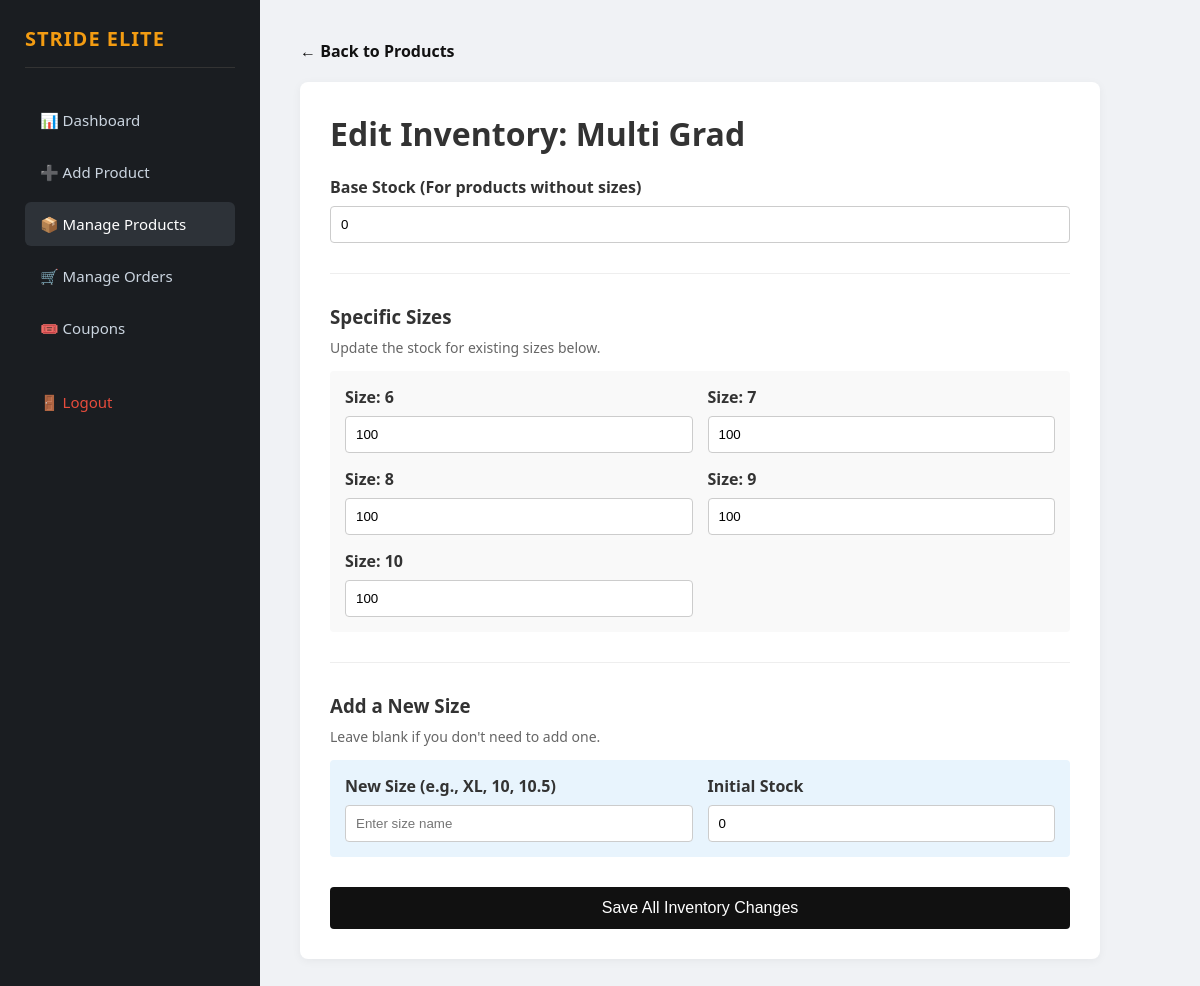
The page /admin/edit_product.php?id=46 (signed in) on the database its author committed.
### tables this page shows
CREATE TABLE `products` (
  `id` int(11) NOT NULL,
  `category_id` int(11) NOT NULL,
  `sport_type` varchar(50) NOT NULL DEFAULT 'Lifestyle',
  `name` varchar(100) NOT NULL,
  `description` text DEFAULT NULL,
  `price` decimal(10,2) NOT NULL,
  `original_price` decimal(10,2) DEFAULT NULL,
  `mrp` decimal(10,2) DEFAULT NULL,
  `stock_quantity` int(11) NOT NULL,
  `gender` enum('men','women','unisex') NOT NULL DEFAULT 'unisex',
  `image_url` varchar(255) DEFAULT NULL,
  `created_at` timestamp NOT NULL DEFAULT current_timestamp()
);

CREATE TABLE `product_sizes` (
  `id` int(11) NOT NULL,
  `product_id` int(11) NOT NULL,
  `size` varchar(10) NOT NULL,
  `stock` int(11) NOT NULL DEFAULT 0
);

### admin/edit_product.php (the view, shortened to what this page needs)
<?php
require '../db.php';
$product_id = (int)$_GET['id'];
$stmt = $conn->prepare("SELECT * FROM products WHERE id = ?");
$stmt->bind_param("i", $product_id);
$stmt->execute();
$product = $stmt->get_result()->fetch_assoc();
$size_stmt = $conn->prepare("SELECT size, stock FROM product_sizes WHERE product_id = ? ORDER BY FIELD(size,'XS','S','M','L','XL','XXL'), size + 0");
$size_stmt->bind_param("i", $product_id);
$size_stmt->execute();
$sizes_result = $size_stmt->get_result();
?>
<!DOCTYPE html>
<html lang="en">
<head>
</head>
<body>
    <div class="sidebar">
        <h2>STRIDE Elite</h2>
        <a href="dashboard.php">📊 Dashboard</a>
        <a href="add_product.php">➕ Add Product</a>
        <a href="manage_products.php" class="active">📦 Manage Products</a>
        <a href="manage_orders.php">🛒 Manage Orders</a>
        <a href="coupons.php">🎟️ Coupons</a>
        <a href="../logout.php" class="logout">🚪 Logout</a>
    </div>
    <div class="main-content">
        <a href="manage_products.php" class="back-link">← Back to Products</a>
        <div class="edit-card">
            <h1 style="margin-top:0;">Edit Inventory: <?php echo htmlspecialchars($product['name']); ?></h1>
            <form method="POST" action="">
                <div class="form-group">
                    <label>Base Stock (For products without sizes)</label>
                    <input type="number" name="stock_quantity" value="<?php echo $product['stock_quantity']; ?>" min="0">
                </div>
                <hr style="border: 0; border-top: 1px solid #eee; margin: 30px 0;">
                <h3>Specific Sizes</h3>
                <p style="color: #666; font-size: 14px; margin-top: -10px;">Update the stock for existing sizes below.</p>
                <?php if ($sizes_result->num_rows > 0): ?>
                    <div class="size-grid">
                        <?php while ($size_row = $sizes_result->fetch_assoc()): ?>
                            <div>
                                <label>Size: <?php echo htmlspecialchars($size_row['size']); ?></label>
                                <input type="number" name="sizes[<?php echo urlencode($size_row['size']); ?>]" value="<?php echo $size_row['stock']; ?>" min="0">
                            </div>
                        <?php endwhile; ?>
                    </div>
                <?php else: ?>
                    <p style="color: #d98607;"><em>This product currently has no specific sizes assigned.</em></p>
                <?php endif; ?>
                <hr style="border: 0; border-top: 1px solid #eee; margin: 30px 0;">
                <h3>Add a New Size</h3>
                <p style="color: #666; font-size: 14px; margin-top: -10px;">Leave blank if you don't need to add one.</p>
                <div class="size-grid" style="background: #e8f4fd;">
                    <div>
                        <label>New Size (e.g., XL, 10, 10.5)</label>
                        <input type="text" name="new_size" placeholder="Enter size name">
                    </div>
                    <div>
                        <label>Initial Stock</label>
                        <input type="number" name="new_size_stock" value="0" min="0">
                    </div>
                </div>
                <button type="submit" name="update_inventory" class="btn-submit">Save All Inventory Changes</button>
            </form>
        </div>
    </div>
</body>
</html>

### admin/edit_product.php (style rules this page uses)
body { font-family: 'Segoe UI', Tahoma, Geneva, Verdana, sans-serif; display: flex; margin: 0; background: #f0f2f5; color: #333; }
.sidebar { width: 260px; background: #1a1d21; color: white; min-height: 100vh; padding: 25px; box-sizing: border-box; }
.sidebar h2 { font-size: 20px; text-transform: uppercase; letter-spacing: 1px; color: #f39c12; margin-top: 0; margin-bottom: 30px; border-bottom: 1px solid #333; padding-bottom: 15px; }
.sidebar a { color: #cbd5e0; text-decoration: none; display: flex; align-items: center; padding: 12px 15px; border-radius: 6px; margin-bottom: 8px; transition: background 0.2s; font-size: 15px; }
.sidebar a:hover, .sidebar a.active { background: #2d3238; color: white; }
.sidebar .logout { color: #e74c3c; margin-top: 30px; }
.main-content { padding: 40px; flex-grow: 1; max-width: 800px; }
.edit-card { background: white; padding: 30px; border-radius: 8px; box-shadow: 0 2px 10px rgba(0,0,0,0.05); }
.form-group { margin-bottom: 20px; }
label { display: block; font-weight: bold; margin-bottom: 8px; color: #333; }
input[type="number"], input[type="text"] { width: 100%; padding: 10px; border: 1px solid #ccc; border-radius: 4px; box-sizing: border-box; }
.size-grid { display: grid; grid-template-columns: 1fr 1fr; gap: 15px; background: #f9f9f9; padding: 15px; border-radius: 4px; margin-bottom: 10px; }
.btn-submit { background: #111; color: white; border: none; padding: 12px 24px; font-size: 16px; cursor: pointer; border-radius: 4px; width: 100%; margin-top: 20px; }
.back-link { display: inline-block; margin-bottom: 20px; color: #111; text-decoration: none; font-weight: bold; }

### rows shown on the page
products: name "Multi Grad", stock_quantity "0"
product_sizes: size "6", stock "100"
product_sizes: size "7", stock "100"
product_sizes: size "8", stock "100"
product_sizes: size "9", stock "100"
product_sizes: size "10", stock "100"
